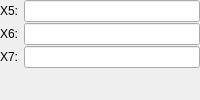
      <widget class="QWidget" name="xnWidget" native="true">
       <property name="sizePolicy">
        <sizepolicy hsizetype="Minimum" vsizetype="Minimum">
         <horstretch>0</horstretch>
         <verstretch>0</verstretch>
        </sizepolicy>
       </property>
       <layout class="QFormLayout" name="xnLayout">
        <property name="fieldGrowthPolicy">
         <enum>QFormLayout::ExpandingFieldsGrow</enum>
        </property>
        <property name="formAlignment">
         <set>Qt::AlignLeading|Qt::AlignLeft|Qt::AlignTop</set>
        </property>
        <property name="horizontalSpacing">
         <number>-1</number>
        </property>
        <property name="verticalSpacing">
         <number>1</number>
        </property>
        <property name="leftMargin">
         <number>0</number>
        </property>
        <property name="topMargin">
         <number>0</number>
        </property>
        <property name="rightMargin">
         <number>0</number>
        </property>
        <property name="bottomMargin">
         <number>0</number>
        </property>
        <item row="2" column="0">
         <widget class="QLabel" name="x5Label">
          <property name="text">
           <string>X5:</string>
          </property>
          <property name="buddy">
           <cstring>x5LineEdit</cstring>
          </property>
         </widget>
        </item>
        <item row="2" column="1">
         <widget class="QLineEdit" name="x5LineEdit">
          <property name="sizePolicy">
           <sizepolicy hsizetype="Expanding" vsizetype="Preferred">
            <horstretch>0</horstretch>
            <verstretch>0</verstretch>
           </sizepolicy>
          </property>
          <property name="alignment">
           <set>Qt::AlignRight|Qt::AlignTrailing|Qt::AlignVCenter</set>
          </property>
          <property name="readOnly">
           <bool>true</bool>
          </property>
         </widget>
        </item>
        <item row="3" column="0">
         <widget class="QLabel" name="x6Label">
          <property name="text">
           <string>X6:</string>
          </property>
          <property name="buddy">
           <cstring>x6LineEdit</cstring>
          </property>
         </widget>
        </item>
        <item row="3" column="1">
         <widget class="QLineEdit" name="x6LineEdit">
          <property name="sizePolicy">
           <sizepolicy hsizetype="Expanding" vsizetype="Preferred">
            <horstretch>0</horstretch>
            <verstretch>0</verstretch>
           </sizepolicy>
          </property>
          <property name="alignment">
           <set>Qt::AlignRight|Qt::AlignTrailing|Qt::AlignVCenter</set>
          </property>
          <property name="readOnly">
           <bool>true</bool>
          </property>
         </widget>
        </item>
        <item row="4" column="0">
         <widget class="QLabel" name="x7Label">
          <property name="text">
           <string>X7:</string>
          </property>
          <property name="buddy">
           <cstring>x7LineEdit</cstring>
          </property>
         </widget>
        </item>
        <item row="4" column="1">
         <widget class="QLineEdit" name="x7LineEdit">
          <property name="sizePolicy">
           <sizepolicy hsizetype="Expanding" vsizetype="Preferred">
            <horstretch>0</horstretch>
            <verstretch>0</verstretch>
           </sizepolicy>
          </property>
          <property name="alignment">
           <set>Qt::AlignRight|Qt::AlignTrailing|Qt::AlignVCenter</set>
          </property>
          <property name="readOnly">
           <bool>true</bool>
          </property>
         </widget>
        </item>
       </layout>
      </widget>
